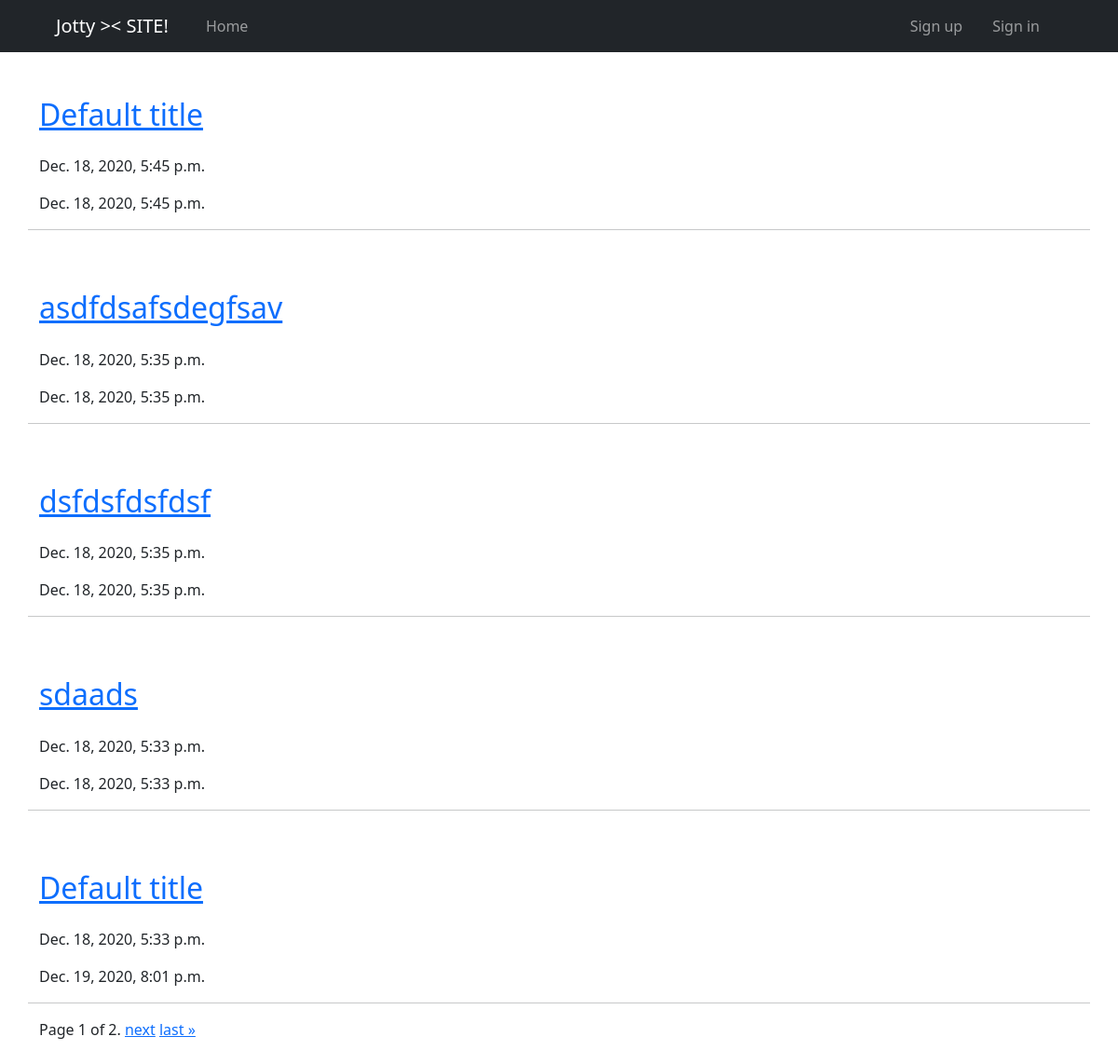
The page /all/ on the database as committed earlier.
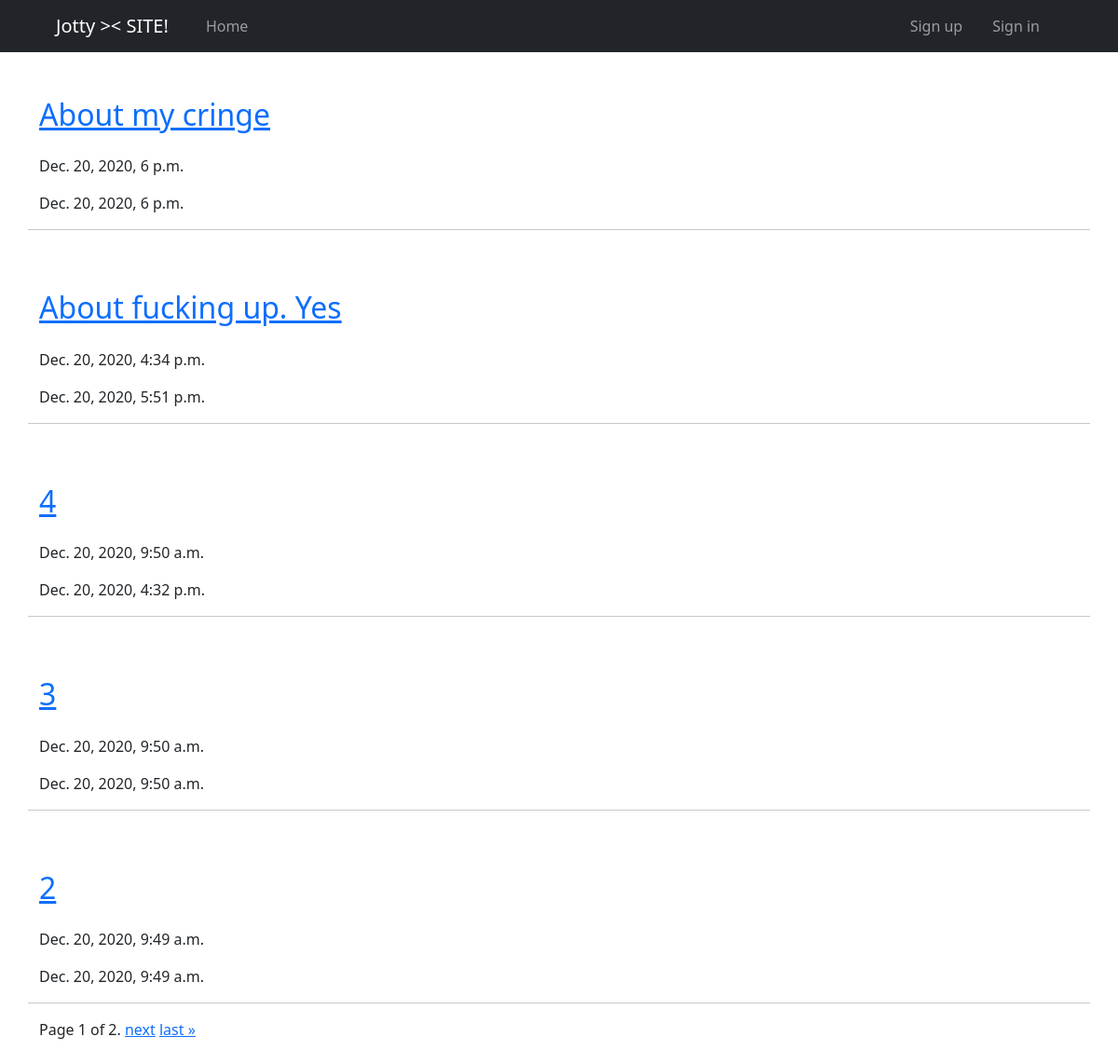
The same page on the database as committed later.
### blog/models.py (models this page shows, shortened)
class Post(models.Model):
    title = models.CharField(
        max_length=255, default="Default title"
    )
    content = MarkdownxField(default="Default content")
    created_at = models.DateTimeField(auto_now_add=True)
    updated_at = models.DateTimeField(auto_now=True)
    views = models.IntegerField(default=0)
    is_published = models.BooleanField(default=False)
    author = models.ForeignKey(
        User,
        on_delete=models.SET_NULL,
        unique=False,
        null=True,
        default=None
    )
    category = models.ForeignKey('Category', default=None, null=True, on_delete=models.SET_NULL)
    class Meta:
        verbose_name = "Пост"
        verbose_name_plural = "Посты"
    def get_absolute_url(self):
        return f"/{self.id}"
    def body_summary(self):
        return markdownify(self.content[:300] + '...')

### blog/views.py (the view)
# urls.py: path('all/', ListPost.as_view(), name="list"),
class ListPost(ListView):
    paginate_by = 5
    template_name = "blog/list.html"
    model = Post
    def get_queryset(self):
        if not self.request.user.is_superuser:
            return super(ListPost, self).get_queryset().filter(is_published=True).order_by('-created_at')
        else:
            return super(ListPost, self).get_queryset().order_by('-created_at')

### templates/blog/list.html (shortened to what this page needs)
{% extends 'base.html' %}
{% block content %}
    <div class="container">
        {% for post in object_list %}
        <div class="row mt-5">
            <h2><a href="{{ post.get_absolute_url }}">{{ post.title }}</a></h2>
            <p>{{ post.created_at }}</p>
            <p>{{ post.updated_at }}</p>
            <hr>
        </div>
        {% endfor %}
        <div class="pagination" style="margin-bottom:25px">
            <span class="step-links">
                <span class="current">
                    Page {{ page_obj.number }} of {{ page_obj.paginator.num_pages }}.
                </span>
                {% if page_obj.has_next %}
                    <a href="?page={{ page_obj.next_page_number }}">next</a>
                    <a href="?page={{ page_obj.paginator.num_pages }}">last &raquo;</a>
                {% endif %}
            </span>
        </div>
    </div>
{% endblock %}

Rows that differ between the two databases and show on the page:
removed Post: title "Default title", created_at "Dec. 18, 2020, 5:45 p.m.", updated_at "Dec. 18, 2020, 5:45 p.m."
removed Post: title "asdfdsafsdegfsav", created_at "Dec. 18, 2020, 5:35 p.m.", updated_at "Dec. 18, 2020, 5:35 p.m."
removed Post: title "dsfdsfdsfdsf", created_at "Dec. 18, 2020, 5:35 p.m.", updated_at "Dec. 18, 2020, 5:35 p.m."
removed Post: title "sdaads", created_at "Dec. 18, 2020, 5:33 p.m.", updated_at "Dec. 18, 2020, 5:33 p.m."
removed Post: title "Default title", created_at "Dec. 18, 2020, 5:33 p.m.", updated_at "Dec. 19, 2020, 8:01 p.m."
added Post: title "About my cringe", created_at "Dec. 20, 2020, 6 p.m.", updated_at "Dec. 20, 2020, 6 p.m."
added Post: title "About fucking up. Yes", created_at "Dec. 20, 2020, 4:34 p.m.", updated_at "Dec. 20, 2020, 5:51 p.m."
added Post: title "4", created_at "Dec. 20, 2020, 9:50 a.m.", updated_at "Dec. 20, 2020, 4:32 p.m."
added Post: title "3", created_at "Dec. 20, 2020, 9:50 a.m.", updated_at "Dec. 20, 2020, 9:50 a.m."
added Post: title "2", created_at "Dec. 20, 2020, 9:49 a.m.", updated_at "Dec. 20, 2020, 9:49 a.m."
